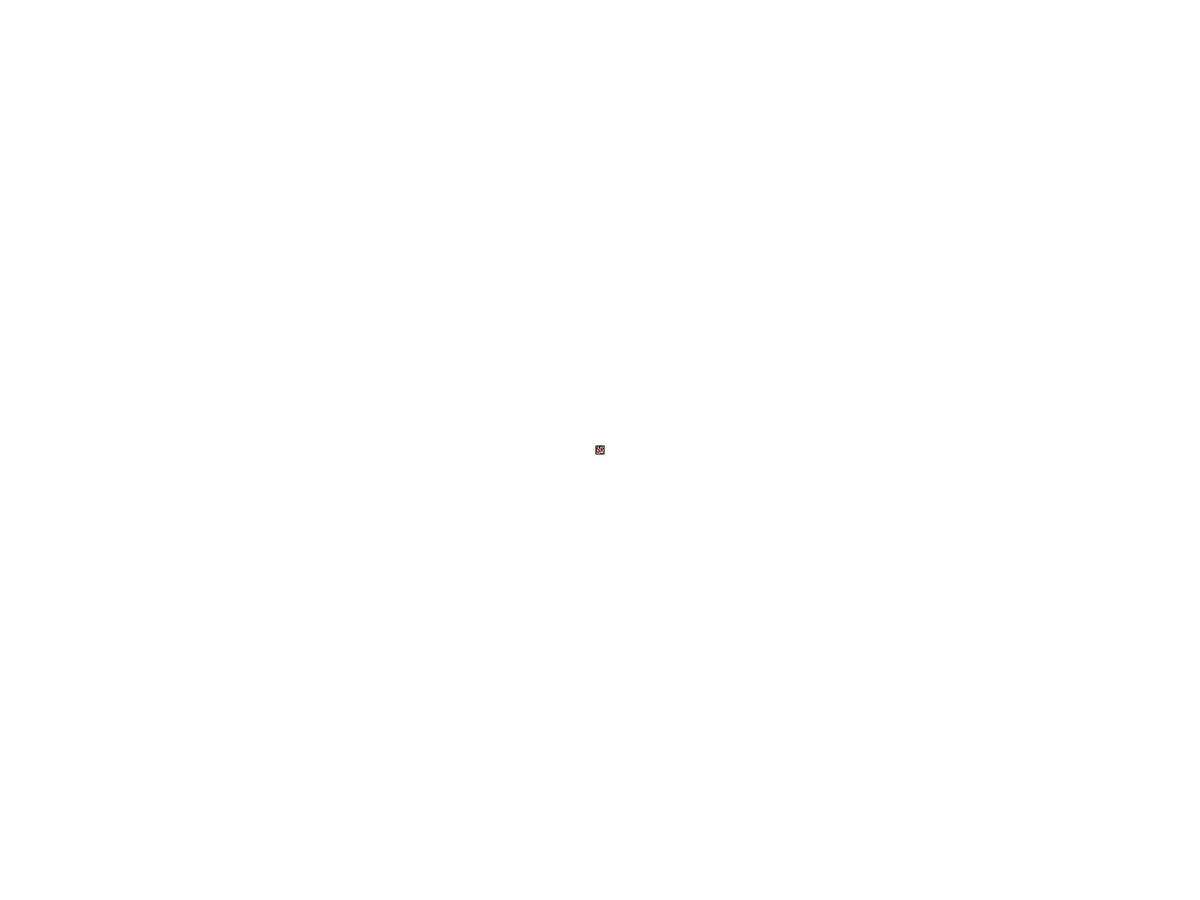
Frame 1 (no input)
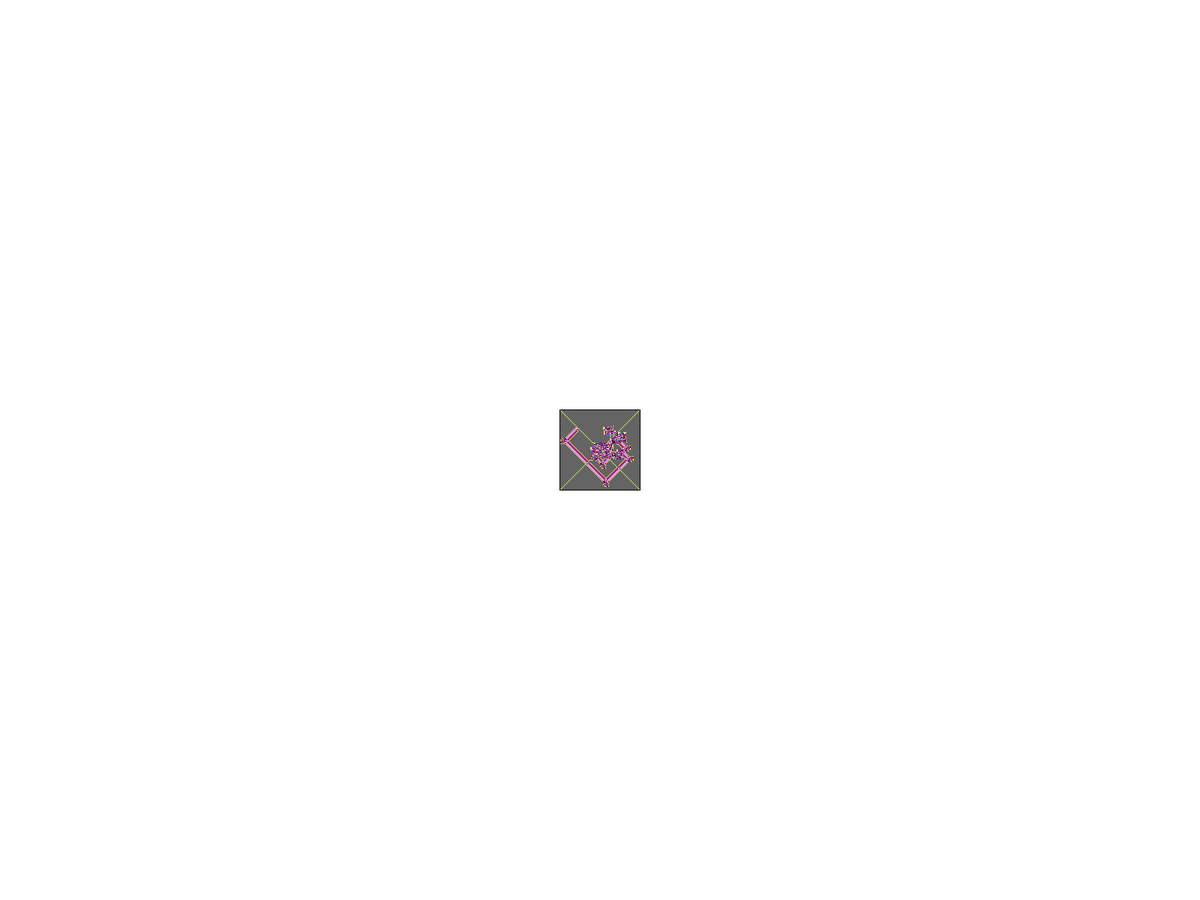
Frame 60 (the mouse pressed at the canvas centre just before this capture)
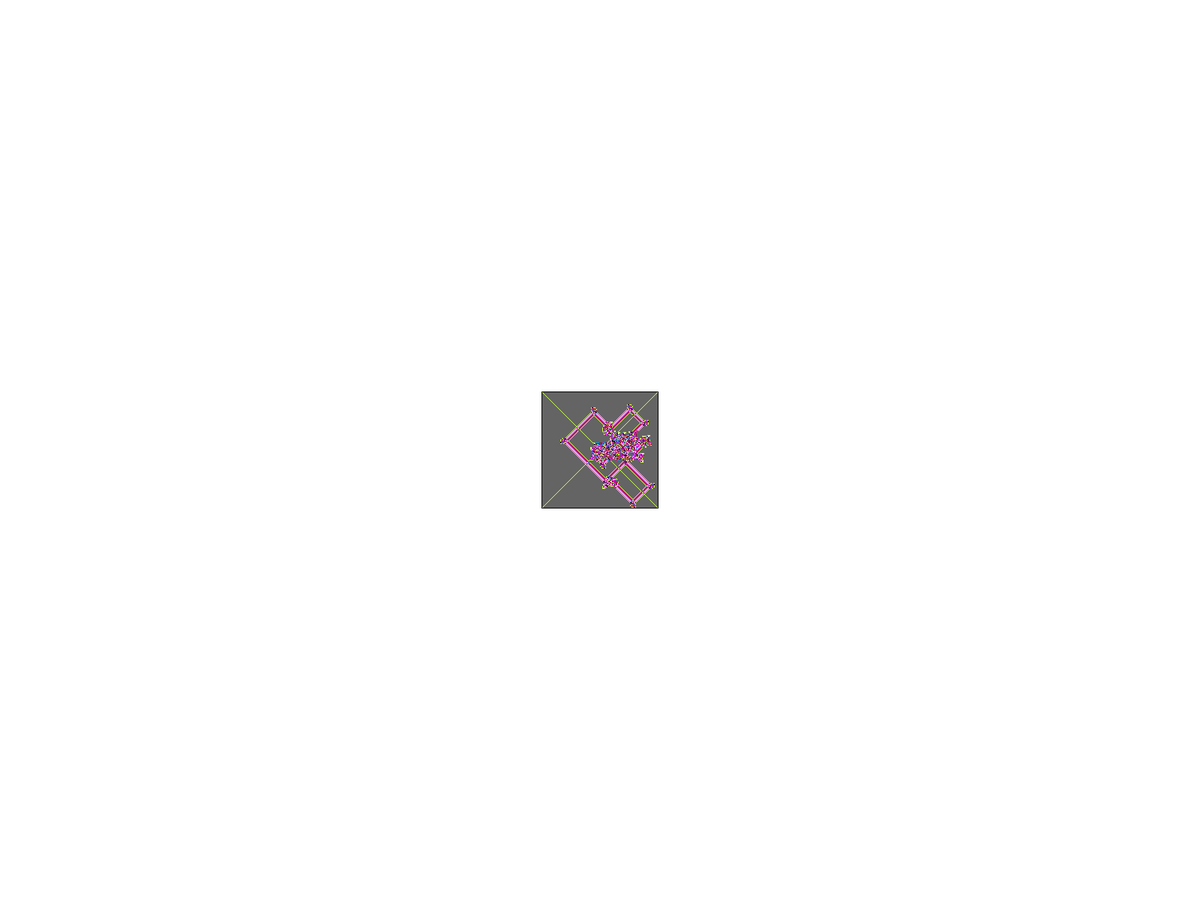
Frame 120 (the mouse held since frame 60 and released just before this capture)

The Processing sketch that drew these frames (run headless with seeded random() and noise(); from frame 60 on, the mouse is pressed at the canvas centre):

// Processing sketch: langton_s_ant__RLLLLLLLRRL
// ── langton_s_ant__RLLLLLLLRRL.pde

int[][] cells;

int antX;
int antY;

int antUP = 0;
int antRIGHT = 1;
int antDOWN = 2;
int antLEFT = 3;

int dir;

void setup() {
  //size(600, 400);
  fullScreen();

  cells = new int[width][height];

  background(255);

  for (int i = 0; i < width; i++) {
    for (int j = 0; j < height; j++) {
      cells[i][j] = 0;
    }
  }

  antX = width/2;
  antY = height/2;

  cells[antX][antY] = 1;

  dir = antUP;
}


void draw() {

  for (int a = 0; a < 1000; a++) {
    int state = cells[antX][antY];
    if (state == 0) {
      turnRight();
      cells[antX][antY] = 1;
      forward();
    } else if (state == 1) {
      turnLeft();
      cells[antX][antY] = 2;
      forward();
    } else if (state == 2) {
      turnLeft();
      cells[antX][antY] = 3;
      forward();
    } else if (state == 3) {
      turnLeft();
      cells[antX][antY] = 4;
      forward();
    } else if (state == 4) {
      turnLeft();
      cells[antX][antY] = 5;
      forward();
    } else if (state == 5) {
      turnLeft();
      cells[antX][antY] = 6;
      forward();
    } else if (state == 6) {
      turnLeft();
      cells[antX][antY] = 7;
      forward();
    } else if (state == 7) {
      turnLeft();
      cells[antX][antY] = 8;
      forward();
    } else if (state == 8) {
      turnRight();
      cells[antX][antY] = 9;
      forward();
    } else if (state == 9) {
      turnRight();
      cells[antX][antY] = 10;
      forward();
    } else if (state == 10) {
      turnLeft();
      cells[antX][antY] = 0;
      forward();
    }
  }

  loadPixels();
  for (int i = 0; i < width; i++) {
    for (int j = 0; j < height; j++) {
      int index = i + j * width;
      if (cells[i][j] == 0) {
        pixels[index] = color(255);
      } else if (cells[i][j] == 1) {
        pixels[index] = color(0);
      } else if (cells[i][j] == 2) {
        pixels[index] = color(100);
      } else if (cells[i][j] == 3) {
        pixels[index] = color(200, 288, 72);
      } else if (cells[i][j] == 4) {
        pixels[index] = color(200, 21, 222);
      } else if (cells[i][j] == 5) {
        pixels[index] = color(20, 145, 222);
      } else if (cells[i][j] == 6) {
        pixels[index] = color(123, 33, 41);
      } else if (cells[i][j] == 7) {
        pixels[index] = color(200, 0, 144);
      } else if (cells[i][j] == 8) {
        pixels[index] = color(200, 46, 222);
      } else if (cells[i][j] == 9) {
        pixels[index] = color(200, 111, 234);
      } else if (cells[i][j] == 10) {
        pixels[index] = color(200, 31, 40);
      }
      pixels[antX + antY * width] = color(255, 0, 0);
    }
  }
  updatePixels();
}

void turnRight() {
  dir++;
  if (dir > antLEFT) {
    dir = antUP;
  }
}

void turnLeft() {
  dir--;
  if (dir < antUP) {
    dir = antLEFT;
  }
}

void forward() {
  if (dir == antUP) {
    antY--;
  } else if (dir == antRIGHT) {
    antX++;
  } else if (dir == antDOWN) {
    antY++;
  } else if (dir == antLEFT) {
    antX--;
  }

  if (antX > width - 1) {
    antX = 0;
  } else if (antX < 0) {
    antX = width - 1;
  }

  if (antY < 0) {
    antY = height - 1;
  } else if (antY > height - 1) {
    antY = 0;
  }
}
